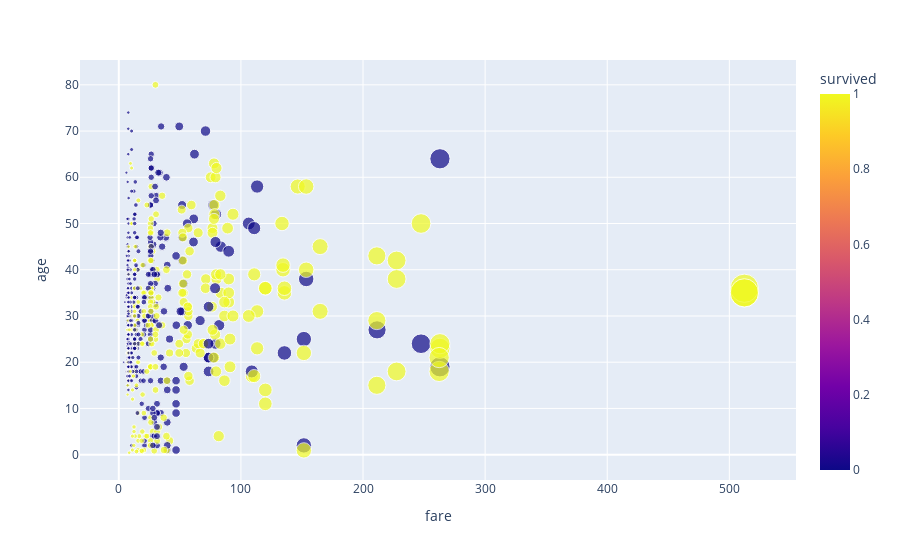

Notebook code for this chart:
### Code cell
fig = px.scatter(titanic_data, x='fare', y='age', color='survived', size='fare')
fig.show()

### Figure 1 — Plotly figure (JSON) as saved in the notebook; plotly's stock layout.template omitted (floating-point values rounded to 4 significant figures; data arrays with more than 128 entries replaced by an {"elided": "..."} marker saying what was removed)
{"data": [{"hovertemplate": "fare=%{marker.size}<br>age=%{y}<br>survived=%{marker.color}<extra></extra>", "legendgroup": "", "marker": {"color": {"elided": "891 int values"}, "coloraxis": "coloraxis", "size": {"elided": "891 float values"}, "sizemode": "area", "sizeref": 1.281, "symbol": "circle"}, "mode": "markers", "name": "", "orientation": "v", "showlegend": false, "type": "scatter", "x": {"elided": "891 float values"}, "xaxis": "x", "y": {"elided": "891 float values"}, "yaxis": "y"}], "layout": {"coloraxis": {"colorbar": {"title": {"text": "survived"}}, "colorscale": [[0, "#0d0887"], [0.1111, "#46039f"], [0.2222, "#7201a8"], [0.3333, "#9c179e"], [0.4444, "#bd3786"], [0.5556, "#d8576b"], [0.6667, "#ed7953"], [0.7778, "#fb9f3a"], [0.8889, "#fdca26"], [1, "#f0f921"]]}, "legend": {"itemsizing": "constant", "tracegroupgap": 0}, "margin": {"t": 60}, "xaxis": {"anchor": "y", "domain": [0, 1], "title": {"text": "fare"}}, "yaxis": {"anchor": "x", "domain": [0, 1], "title": {"text": "age"}}}}
